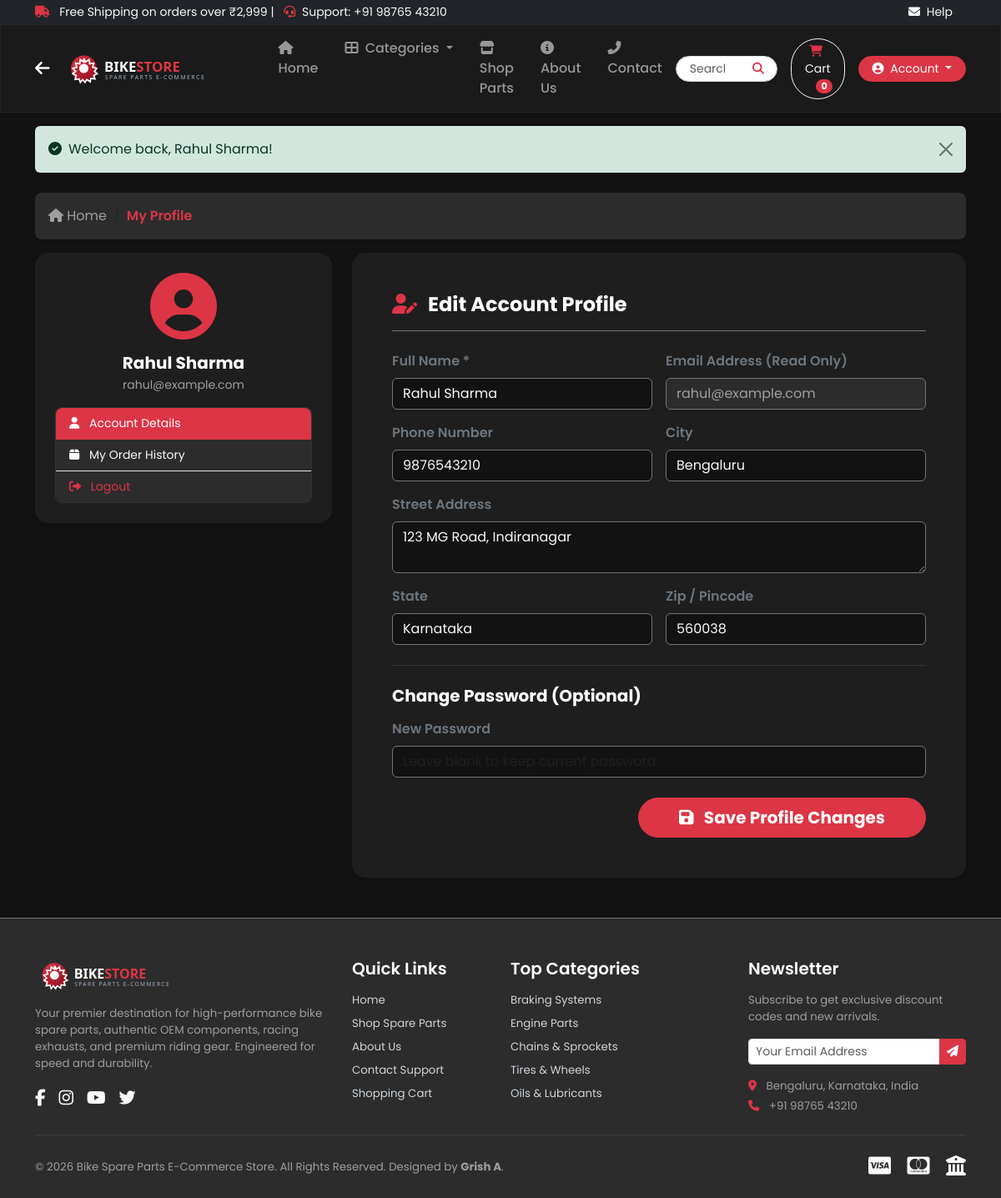
Page /profile.php (signed in) on the committed database.
### tables this page shows
CREATE TABLE `customers` (
  `id` int(11) NOT NULL AUTO_INCREMENT,
  `name` varchar(100) NOT NULL,
  `email` varchar(100) NOT NULL,
  `password` varchar(255) NOT NULL,
  `phone` varchar(20) DEFAULT NULL,
  `address` text DEFAULT NULL,
  `city` varchar(50) DEFAULT NULL,
  `state` varchar(50) DEFAULT NULL,
  `zip_code` varchar(15) DEFAULT NULL,
  `created_at` timestamp NOT NULL DEFAULT current_timestamp(),
  PRIMARY KEY (`id`),
  UNIQUE KEY `email` (`email`)
);

### profile.php (the view, shortened to what this page needs)
<?php
require_once __DIR__ . '/includes/functions.php';
$customer_id = get_customer_id();
$stmt = $conn->prepare("SELECT * FROM customers WHERE id = ? LIMIT 1");
$stmt->bind_param("i", $customer_id);
$stmt->execute();
$customer = $stmt->get_result()->fetch_assoc();
require_once __DIR__ . '/includes/header.php';
?>
<div class="container my-4">
    <nav aria-label="breadcrumb">
        <ol class="breadcrumb p-3 rounded-3 shadow-sm" style="background-color: var(--dark-elevated);">
            <li class="breadcrumb-item"><a href="<?php echo base_url('index.php'); ?>" class="text-decoration-none text-muted"><i class="fas fa-home"></i> Home</a></li>
            <li class="breadcrumb-item active text-danger fw-semibold" aria-current="page">My Profile</li>
        </ol>
    </nav>
    <div class="row g-4">
        <div class="col-lg-4">
            <div class="card border-0 shadow-sm rounded-4 p-4 text-center mb-4 text-light" style="background-color: var(--dark-surface);">
                <div class="mb-3">
                    <i class="fas fa-user-circle text-danger" style="font-size: 5rem;"></i>
                </div>
                <h5 class="fw-bold text-white mb-1"><?php echo e($customer['name']); ?></h5>
                <p class="text-muted small mb-3"><?php echo e($customer['email']); ?></p>
                <div class="list-group list-group-flush text-start small border border-secondary rounded-3">
                    <a href="<?php echo base_url('profile.php'); ?>" class="list-group-item list-group-item-action active bg-danger border-danger"><i class="fas fa-user me-2"></i> Account Details</a>
                    <a href="<?php echo base_url('my_orders.php'); ?>" class="list-group-item list-group-item-action text-light" style="background-color: var(--dark-elevated);"><i class="fas fa-box me-2"></i> My Order History</a>
                    <a href="<?php echo base_url('logout.php'); ?>" class="list-group-item list-group-item-action text-danger" style="background-color: var(--dark-elevated);"><i class="fas fa-sign-out-alt me-2"></i> Logout</a>
                </div>
            </div>
        </div>
        <div class="col-lg-8">
            <div class="card border-0 shadow-sm rounded-4 p-4 p-md-5 text-light" style="background-color: var(--dark-surface);">
                <h4 class="fw-bold text-white border-bottom border-secondary pb-3 mb-4"><i class="fas fa-user-edit text-danger me-2"></i> Edit Account Profile</h4>
                <form action="<?php echo base_url('profile.php'); ?>" method="POST">
                    <div class="row g-3 mb-3">
                        <div class="col-md-6">
                            <label class="form-label fw-semibold text-secondary">Full Name *</label>
                            <input type="text" name="name" class="form-control text-light border-secondary" style="background-color: var(--dark-color);" value="<?php echo e($customer['name']); ?>" required>
                        </div>
                        <div class="col-md-6">
                            <label class="form-label fw-semibold text-secondary">Email Address (Read Only)</label>
                            <input type="email" class="form-control border-secondary" style="background-color: var(--dark-elevated); color: var(--text-muted);" value="<?php echo e($customer['email']); ?>" readonly>
                        </div>
                    </div>
                    <div class="row g-3 mb-3">
                        <div class="col-md-6">
                            <label class="form-label fw-semibold text-secondary">Phone Number</label>
                            <input type="text" name="phone" class="form-control text-light border-secondary" style="background-color: var(--dark-color);" value="<?php echo e($customer['phone']); ?>">
                        </div>
                        <div class="col-md-6">
                            <label class="form-label fw-semibold text-secondary">City</label>
                            <input type="text" name="city" class="form-control text-light border-secondary" style="background-color: var(--dark-color);" value="<?php echo e($customer['city']); ?>">
                        </div>
                    </div>
                    <div class="mb-3">
                        <label class="form-label fw-semibold text-secondary">Street Address</label>
                        <textarea name="address" class="form-control text-light border-secondary" style="background-color: var(--dark-color);" rows="2"><?php echo e($customer['address']); ?></textarea>
                    </div>
                    <div class="row g-3 mb-4">
                        <div class="col-md-6">
                            <label class="form-label fw-semibold text-secondary">State</label>
                            <input type="text" name="state" class="form-control text-light border-secondary" style="background-color: var(--dark-color);" value="<?php echo e($customer['state']); ?>">
                        </div>
                        <div class="col-md-6">
                            <label class="form-label fw-semibold text-secondary">Zip / Pincode</label>
                            <input type="text" name="zip_code" class="form-control text-light border-secondary" style="background-color: var(--dark-color);" value="<?php echo e($customer['zip_code']); ?>">
                        </div>
                    </div>
                    <hr class="my-4 border-secondary">
                    <h5 class="fw-bold text-white mb-3">Change Password (Optional)</h5>
                    <div class="mb-4">
                        <label class="form-label fw-semibold text-secondary">New Password</label>
                        <input type="password" name="new_password" class="form-control text-light border-secondary" style="background-color: var(--dark-color);" placeholder="Leave blank to keep current password">
                    </div>
                    <div class="d-flex justify-content-end">
                        <button type="submit" class="btn btn-danger btn-lg rounded-pill px-5 fw-bold">
                            <i class="fas fa-save me-2"></i> Save Profile Changes
                        </button>
                    </div>
                </form>
            </div>
        </div>
    </div>
</div>
<?php require_once __DIR__ . '/includes/footer.php'; ?>

### assets/css/style.css (style rules this page uses)
:root { --primary-color: #e53935; --primary-hover: #c62828; --dark-color: #121212; --dark-surface: #1e1e1e; --dark-elevated: #2c2c2c; --accent-color: #ff9800; --light-bg: #121212; --text-main: #e0e0e0; --text-muted: #9e9e9e; --card-shadow: 0 10px 30px rgba(0, 0, 0, 0.5); --hover-shadow: 0 15px 40px rgba(229, 57, 53, 0.3); --glow-shadow: 0 0 15px rgba(229, 57, 53, 0.5); --font-main: 'Poppins', sans-serif; --border-color: #333333; }
body { font-family: var(--font-main); background-color: var(--dark-color); color: var(--text-main); overflow-x: hidden; perspective: 1000px; }
.text-muted { color: var(--text-muted) !important; }
.border { border-color: var(--border-color) !important; }

### rows in the picture
customers: name "Rahul Sharma", email "rahul@example.com", phone "9876543210", city "Bengaluru", address "123 MG Road, Indiranagar", state "Karnataka", zip_code "560038"

### other values in the picture
$cart_count "0"
$message "Welcome back, Rahul Sharma!"
